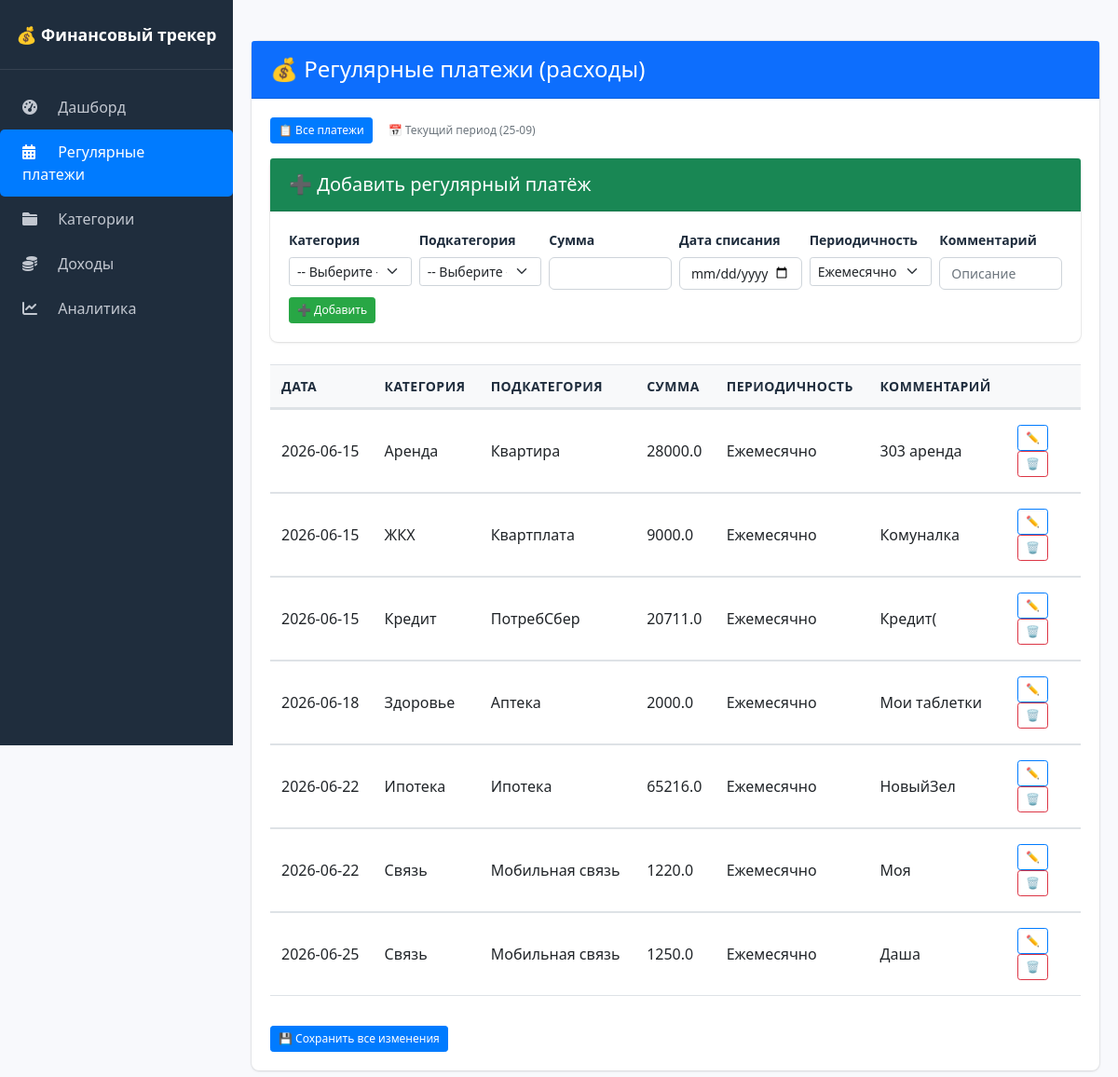
The app's page /regular, older data.
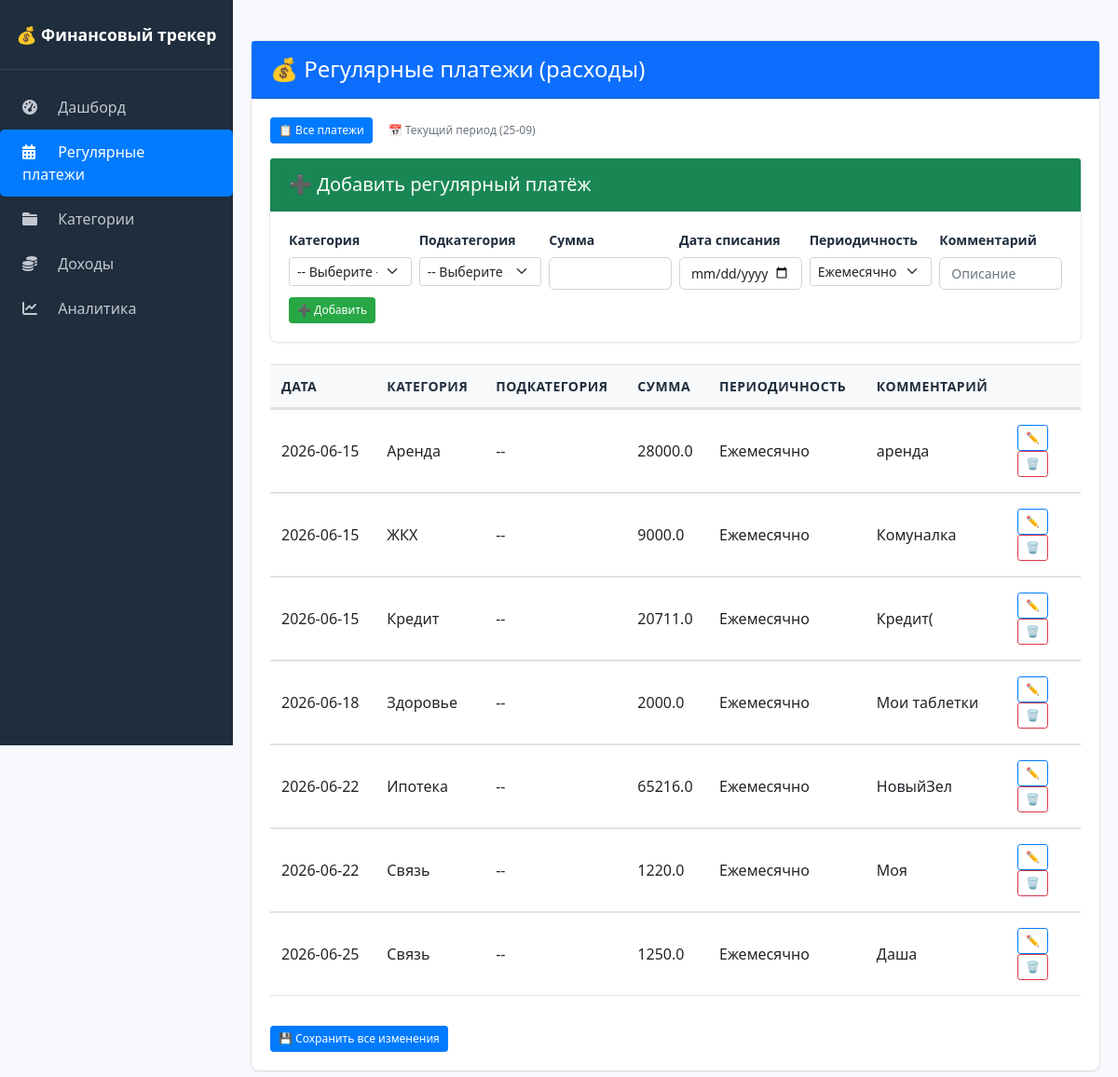
The same page, newer data.
### tables this page shows
CREATE TABLE regular_payments (
                id INTEGER PRIMARY KEY AUTOINCREMENT,
                amount REAL NOT NULL
            , day INTEGER DEFAULT 1, category TEXT DEFAULT "", subcategory TEXT DEFAULT "", interval TEXT DEFAULT "monthly", comment TEXT DEFAULT "");

### routes/regular.py (the view)
    @app.route('/regular')
    def regular():
        filter_type = request.args.get('filter', 'all')
        now = date.today()
        with get_db() as conn:
            expense_cats = {}
            expense_main = conn.execute('''
                SELECT * FROM categories WHERE parent_id IS NULL AND type = 'Расход' ORDER BY name
            ''').fetchall()
            for cat in expense_main:
                subcats = conn.execute('''
                    SELECT name FROM categories WHERE parent_id = ? ORDER BY name
                ''', (cat['id'],)).fetchall()
                expense_cats[cat['name']] = [s['name'] for s in subcats]
            if filter_type == 'current':
                if 10 <= now.day <= 24:
                    period_start, period_end = 10, 24
                else:
                    period_start, period_end = 25, 9
                payments = []
                all_payments = conn.execute(
                    'SELECT * FROM regular_payments ORDER BY day, category, subcategory').fetchall()
                for p in all_payments:
                    if p['day']:
                        payment_day = datetime.strptime(p['day'], '%Y-%m-%d').day
                        if period_start <= period_end:
                            if period_start <= payment_day <= period_end:
                                payments.append(p)
                        else:
                            if payment_day >= period_start or payment_day <= period_end:
                                payments.append(p)
            else:
                payments = conn.execute('SELECT * FROM regular_payments ORDER BY day, category, subcategory').fetchall()
        return render_template('regular.html', payments=payments, expense_categories=expense_cats,
                               filter_type=filter_type, now=now)

### database.py (called while the page is built)
def get_db():
    conn = sqlite3.connect('finance.db')
    conn.row_factory = sqlite3.Row
    return conn

### templates/regular.html (shortened to what the changed rows need)
{% extends "base.html" %}
{% block content %}
<div class="card">
    <div class="card-body">
        <form method="POST" id="mainForm">
            <div class="table-responsive">
                <table class="table table-sm table-hover">
                    <thead class="table-light">
                        <tr>
                            <th>Дата</th>
                            <th>Категория</th>
                            <th>Подкатегория</th>
                            <th>Сумма</th>
                            <th>Периодичность</th>
                            <th>Комментарий</th>
                            <th style="width: 80px;"></th>
                        </tr>
                    </thead>
                    <tbody>
                        {% for p in payments %}
                        <tr id="row-{{ p.id }}" class="payment-row">
                            <td class="view-mode">
                                <span class="date-view">{{ p.day }}</span>
                             </td>
                            <td class="view-mode">
                                <span class="category-view">{{ p.category or '--' }}</span>
                             </td>
                            <td class="view-mode">
                                <span class="subcategory-view">{{ p.subcategory or '--' }}</span>
                             </td>
                            <td class="view-mode">
                                <span class="amount-view">{{ p.amount }}</span>
                             </td>
                            <td class="view-mode">
                                <span class="interval-view">
                                    {% if p.interval == 'weekly' %}Еженедельно
                                    {% elif p.interval == 'monthly' %}Ежемесячно
                                    {% elif p.interval == 'yearly' %}Ежегодно
                                    {% else %}{{ p.interval }}{% endif %}
                                </span>
                             </td>
                            <td class="view-mode">
                                <span class="comment-view">{{ p.comment or '—' }}</span>
                             </td>
                            <td>
                                <button type="button" class="btn btn-sm btn-outline-primary edit-row-btn" data-id="{{ p.id }}" title="Редактировать">✏️</button>
                                <button type="submit" name="delete_id" value="{{ p.id }}" class="btn btn-sm btn-outline-danger" onclick="return confirm('Удалить?')" title="Удалить">🗑️</button>
                            </td>
                        </tr>
                        {% endfor %}
                    </tbody>
                </table>
            </div>
        </form>
    </div>
</div>
{% endblock %}

Row changes from the older to the newer data that the page shows:
changed regular_payments "Аренда": subcategory "Квартира" → "--"; comment "303 аренда" → "аренда"
changed regular_payments "ЖКХ": subcategory "Квартплата" → "--"
changed regular_payments "Кредит": subcategory "ПотребСбер" → "--"
changed regular_payments "Здоровье": subcategory "Аптека" → "--"
changed regular_payments "Ипотека": subcategory "Ипотека" → "--"
changed regular_payments "Моя": subcategory "Мобильная связь" → "--"
changed regular_payments "Даша": subcategory "Мобильная связь" → "--"
